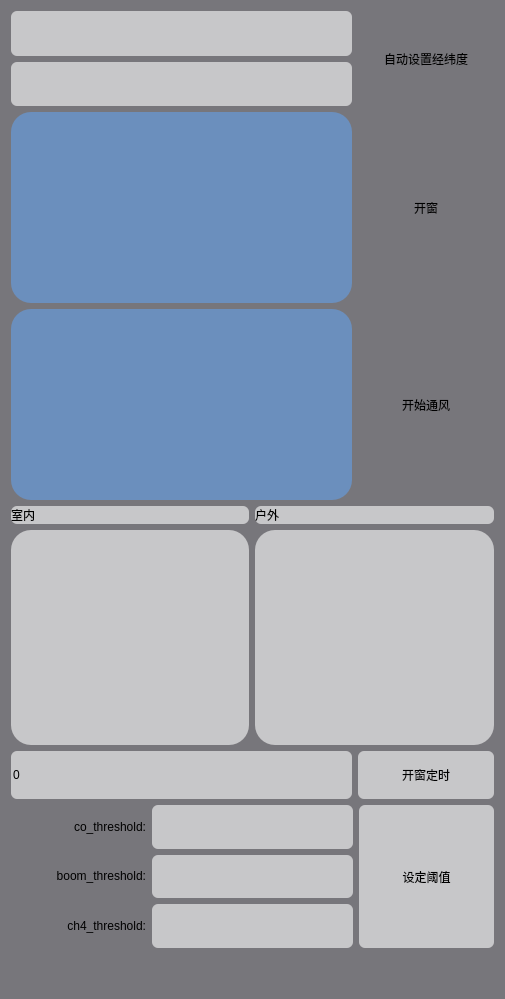
<?xml version="1.0" encoding="UTF-8"?>
<ui version="4.0">
 <class>Widget</class>
 <widget class="QWidget" name="Widget">
  <property name="geometry">
   <rect>
    <x>0</x>
    <y>0</y>
    <width>505</width>
    <height>999</height>
   </rect>
  </property>
  <property name="windowTitle">
   <string>Widget</string>
  </property>
  <property name="styleSheet">
   <string notr="true">#Widget
{
background-color: rgb(119, 118, 123);
}</string>
  </property>
  <layout class="QVBoxLayout" name="verticalLayout_5" stretch="2,4,4,5,1,3,0">
   <item>
    <layout class="QHBoxLayout" name="horizontalLayout" stretch="5,2">
     <item>
      <layout class="QVBoxLayout" name="verticalLayout">
       <item>
        <widget class="QLineEdit" name="longitude">
         <property name="sizePolicy">
          <sizepolicy hsizetype="Expanding" vsizetype="Preferred">
           <horstretch>0</horstretch>
           <verstretch>0</verstretch>
          </sizepolicy>
         </property>
         <property name="focusPolicy">
          <enum>Qt::ClickFocus</enum>
         </property>
         <property name="styleSheet">
          <string notr="true">background-color: rgba(255, 255, 255, 150);
border-radius:6px;</string>
         </property>
        </widget>
       </item>
       <item>
        <widget class="QLineEdit" name="latitude">
         <property name="sizePolicy">
          <sizepolicy hsizetype="Expanding" vsizetype="Preferred">
           <horstretch>0</horstretch>
           <verstretch>0</verstretch>
          </sizepolicy>
         </property>
         <property name="focusPolicy">
          <enum>Qt::ClickFocus</enum>
         </property>
         <property name="styleSheet">
          <string notr="true">background-color: rgba(255, 255, 255, 150);
border-radius:6px;</string>
         </property>
        </widget>
       </item>
      </layout>
     </item>
     <item>
      <widget class="QPushButton" name="auto_location">
       <property name="sizePolicy">
        <sizepolicy hsizetype="Minimum" vsizetype="Preferred">
         <horstretch>0</horstretch>
         <verstretch>0</verstretch>
        </sizepolicy>
       </property>
       <property name="styleSheet">
        <string notr="true"/>
       </property>
       <property name="text">
        <string>自动设置经纬度</string>
       </property>
       <property name="flat">
        <bool>true</bool>
       </property>
      </widget>
     </item>
    </layout>
   </item>
   <item>
    <layout class="QHBoxLayout" name="horizontalLayout_2" stretch="5,2">
     <item>
      <widget class="QLabel" name="win_icon">
       <property name="styleSheet">
        <string notr="true">image: url(:/win_closing.png);
background-color: rgba(98, 160, 234,150);
border-radius:20px;</string>
       </property>
       <property name="text">
        <string/>
       </property>
      </widget>
     </item>
     <item>
      <layout class="QVBoxLayout" name="verticalLayout_2" stretch="1,1,1">
       <item>
        <spacer name="verticalSpacer">
         <property name="orientation">
          <enum>Qt::Vertical</enum>
         </property>
         <property name="sizeHint" stdset="0">
          <size>
           <width>20</width>
           <height>40</height>
          </size>
         </property>
        </spacer>
       </item>
       <item>
        <widget class="QPushButton" name="ch_win_state">
         <property name="sizePolicy">
          <sizepolicy hsizetype="Minimum" vsizetype="Preferred">
           <horstretch>0</horstretch>
           <verstretch>0</verstretch>
          </sizepolicy>
         </property>
         <property name="styleSheet">
          <string notr="true"/>
         </property>
         <property name="text">
          <string>开窗</string>
         </property>
         <property name="flat">
          <bool>true</bool>
         </property>
        </widget>
       </item>
       <item>
        <spacer name="verticalSpacer_2">
         <property name="orientation">
          <enum>Qt::Vertical</enum>
         </property>
         <property name="sizeHint" stdset="0">
          <size>
           <width>20</width>
           <height>40</height>
          </size>
         </property>
        </spacer>
       </item>
      </layout>
     </item>
    </layout>
   </item>
   <item>
    <layout class="QHBoxLayout" name="horizontalLayout_5" stretch="5,2">
     <item>
      <widget class="QLabel" name="fans_icon">
       <property name="styleSheet">
        <string notr="true">image: url(:/fans_1.png);
background-color: rgba(98, 160, 234,150);
border-radius:20px;</string>
       </property>
       <property name="text">
        <string/>
       </property>
      </widget>
     </item>
     <item>
      <widget class="QPushButton" name="ch_fans_state">
       <property name="sizePolicy">
        <sizepolicy hsizetype="Minimum" vsizetype="Preferred">
         <horstretch>0</horstretch>
         <verstretch>0</verstretch>
        </sizepolicy>
       </property>
       <property name="text">
        <string>开始通风</string>
       </property>
       <property name="flat">
        <bool>true</bool>
       </property>
      </widget>
     </item>
    </layout>
   </item>
   <item>
    <layout class="QGridLayout" name="gridLayout">
     <item row="2" column="1">
      <widget class="QTextEdit" name="air_out_of_the_room">
       <property name="focusPolicy">
        <enum>Qt::NoFocus</enum>
       </property>
       <property name="styleSheet">
        <string notr="true">background-color: rgba(255, 255, 255, 150);
border-radius:20px;</string>
       </property>
       <property name="readOnly">
        <bool>true</bool>
       </property>
      </widget>
     </item>
     <item row="1" column="0">
      <widget class="QLabel" name="in_flag">
       <property name="styleSheet">
        <string notr="true">background-color: rgba(255, 255, 255, 150);
border-radius:6px;</string>
       </property>
       <property name="text">
        <string>室内 </string>
       </property>
      </widget>
     </item>
     <item row="1" column="1">
      <widget class="QLabel" name="out_flug">
       <property name="styleSheet">
        <string notr="true">background-color: rgba(255, 255, 255, 150);
border-radius:6px;</string>
       </property>
       <property name="text">
        <string>户外</string>
       </property>
      </widget>
     </item>
     <item row="2" column="0">
      <widget class="QTextEdit" name="air_in_the_room">
       <property name="focusPolicy">
        <enum>Qt::NoFocus</enum>
       </property>
       <property name="styleSheet">
        <string notr="true">background-color: rgba(255, 255, 255, 150);
border-radius:20px;</string>
       </property>
       <property name="readOnly">
        <bool>true</bool>
       </property>
      </widget>
     </item>
    </layout>
   </item>
   <item>
    <layout class="QHBoxLayout" name="horizontalLayout_3" stretch="5,2">
     <item>
      <widget class="QSpinBox" name="openning_time">
       <property name="sizePolicy">
        <sizepolicy hsizetype="Minimum" vsizetype="Preferred">
         <horstretch>0</horstretch>
         <verstretch>0</verstretch>
        </sizepolicy>
       </property>
       <property name="focusPolicy">
        <enum>Qt::ClickFocus</enum>
       </property>
       <property name="styleSheet">
        <string notr="true">background-color: rgba(255, 255, 255, 150);
border-radius:6px;</string>
       </property>
       <property name="buttonSymbols">
        <enum>QAbstractSpinBox::NoButtons</enum>
       </property>
       <property name="maximum">
        <number>60</number>
       </property>
      </widget>
     </item>
     <item>
      <widget class="QPushButton" name="set_open_timer">
       <property name="sizePolicy">
        <sizepolicy hsizetype="Minimum" vsizetype="Preferred">
         <horstretch>0</horstretch>
         <verstretch>0</verstretch>
        </sizepolicy>
       </property>
       <property name="styleSheet">
        <string notr="true">background-color: rgba(255, 255, 255, 150);
border-radius:6px;</string>
       </property>
       <property name="text">
        <string>开窗定时</string>
       </property>
       <property name="flat">
        <bool>true</bool>
       </property>
      </widget>
     </item>
    </layout>
   </item>
   <item>
    <layout class="QHBoxLayout" name="horizontalLayout_4" stretch="2,3,2">
     <item>
      <layout class="QVBoxLayout" name="verticalLayout_3">
       <item>
        <widget class="QLabel" name="label">
         <property name="text">
          <string>&lt;html&gt;&lt;head/&gt;&lt;body&gt;&lt;p align=&quot;right&quot;&gt;co_threshold:&lt;/p&gt;&lt;/body&gt;&lt;/html&gt;</string>
         </property>
        </widget>
       </item>
       <item>
        <widget class="QLabel" name="label_2">
         <property name="text">
          <string>&lt;html&gt;&lt;head/&gt;&lt;body&gt;&lt;p align=&quot;right&quot;&gt;boom_threshold:&lt;/p&gt;&lt;/body&gt;&lt;/html&gt;</string>
         </property>
        </widget>
       </item>
       <item>
        <widget class="QLabel" name="label_3">
         <property name="text">
          <string>&lt;html&gt;&lt;head/&gt;&lt;body&gt;&lt;p align=&quot;right&quot;&gt;ch4_threshold:&lt;/p&gt;&lt;/body&gt;&lt;/html&gt;</string>
         </property>
        </widget>
       </item>
      </layout>
     </item>
     <item>
      <layout class="QVBoxLayout" name="verticalLayout_4">
       <item>
        <widget class="QLineEdit" name="co_threshold">
         <property name="sizePolicy">
          <sizepolicy hsizetype="Expanding" vsizetype="Preferred">
           <horstretch>0</horstretch>
           <verstretch>0</verstretch>
          </sizepolicy>
         </property>
         <property name="focusPolicy">
          <enum>Qt::ClickFocus</enum>
         </property>
         <property name="whatsThis">
          <string>co_threshold</string>
         </property>
         <property name="styleSheet">
          <string notr="true">background-color: rgba(255, 255, 255, 150);
border-radius:6px;</string>
         </property>
         <property name="inputMask">
          <string extracomment="co_threshold"/>
         </property>
         <property name="text">
          <string/>
         </property>
        </widget>
       </item>
       <item>
        <widget class="QLineEdit" name="boom_threshold">
         <property name="sizePolicy">
          <sizepolicy hsizetype="Expanding" vsizetype="Preferred">
           <horstretch>0</horstretch>
           <verstretch>0</verstretch>
          </sizepolicy>
         </property>
         <property name="focusPolicy">
          <enum>Qt::ClickFocus</enum>
         </property>
         <property name="styleSheet">
          <string notr="true">background-color: rgba(255, 255, 255, 150);
border-radius:6px;</string>
         </property>
         <property name="inputMask">
          <string extracomment="boom_threshold"/>
         </property>
         <property name="text">
          <string/>
         </property>
        </widget>
       </item>
       <item>
        <widget class="QLineEdit" name="ch4_threshold">
         <property name="sizePolicy">
          <sizepolicy hsizetype="Expanding" vsizetype="Preferred">
           <horstretch>0</horstretch>
           <verstretch>0</verstretch>
          </sizepolicy>
         </property>
         <property name="focusPolicy">
          <enum>Qt::ClickFocus</enum>
         </property>
         <property name="styleSheet">
          <string notr="true">background-color: rgba(255, 255, 255, 150);
border-radius:6px;</string>
         </property>
         <property name="inputMask">
          <string extracomment="ch4_threshold"/>
         </property>
         <property name="text">
          <string/>
         </property>
        </widget>
       </item>
      </layout>
     </item>
     <item>
      <widget class="QPushButton" name="set_threshold">
       <property name="sizePolicy">
        <sizepolicy hsizetype="Minimum" vsizetype="Preferred">
         <horstretch>0</horstretch>
         <verstretch>0</verstretch>
        </sizepolicy>
       </property>
       <property name="styleSheet">
        <string notr="true">background-color: rgba(255, 255, 255, 150);
border-radius:6px;</string>
       </property>
       <property name="text">
        <string>设定阈值</string>
       </property>
      </widget>
     </item>
    </layout>
   </item>
   <item>
    <spacer name="verticalSpacer_3">
     <property name="orientation">
      <enum>Qt::Vertical</enum>
     </property>
     <property name="sizeHint" stdset="0">
      <size>
       <width>20</width>
       <height>40</height>
      </size>
     </property>
    </spacer>
   </item>
  </layout>
 </widget>
 <resources/>
 <connections/>
</ui>
